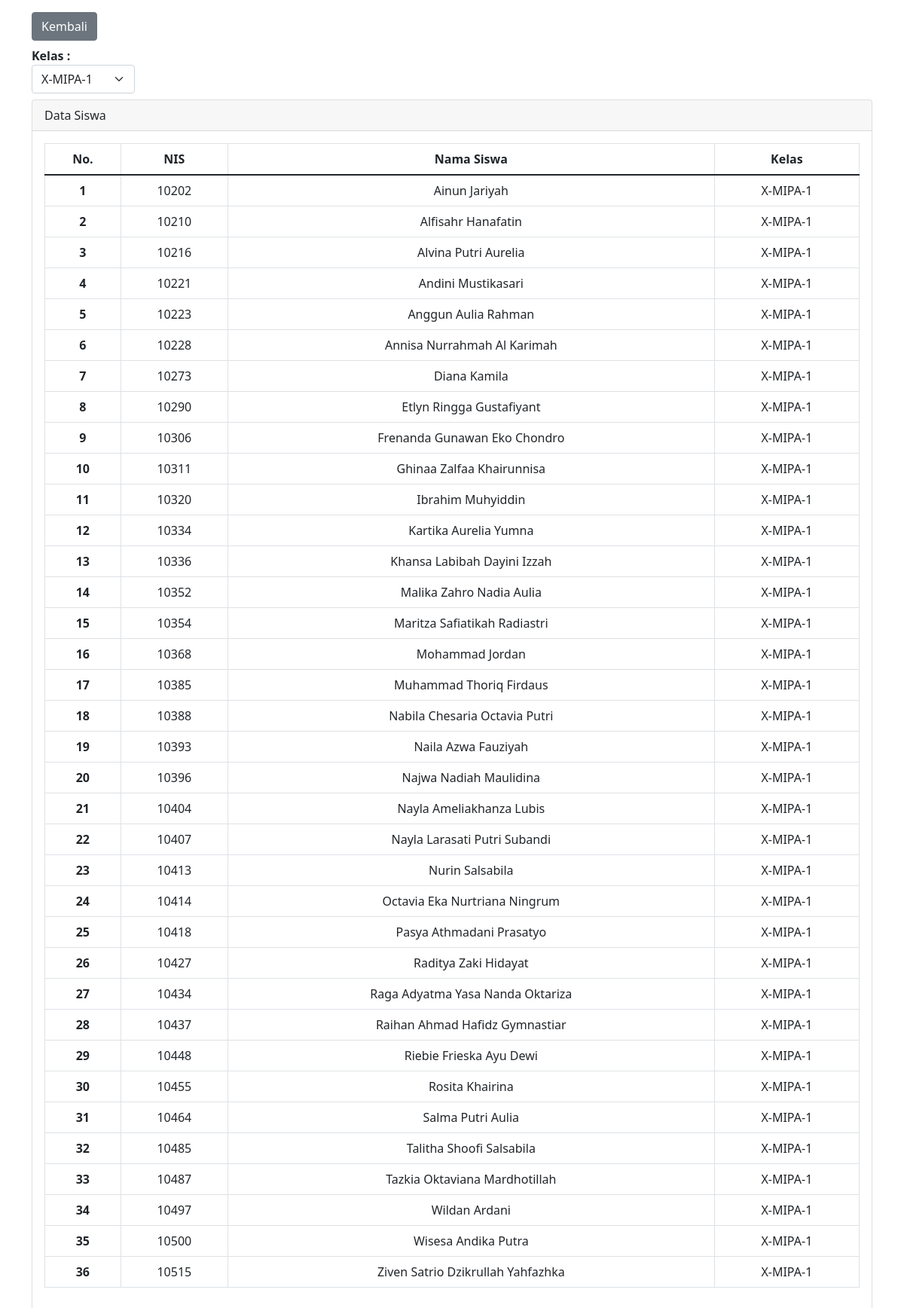
Page /daftar_siswa.php?kelas=X-MIPA-1 on the committed database.
### tables this page shows
CREATE TABLE `datapd` (
  `nis` int(5) NOT NULL,
  `nama_pd` varchar(100) NOT NULL,
  `kelas` varchar(30) NOT NULL,
  PRIMARY KEY (`nis`),
  UNIQUE KEY `nama_pd` (`nama_pd`),
  UNIQUE KEY `nama_pd_3` (`nama_pd`),
  UNIQUE KEY `nis_2` (`nis`),
  UNIQUE KEY `nis_4` (`nis`),
  KEY `nis` (`nis`),
  KEY `kelas` (`kelas`),
  KEY `kelas_2` (`kelas`),
  KEY `nama_pd_5` (`nama_pd`),
  KEY `nis_3` (`nis`),
  FULLTEXT KEY `nama_pd_2` (`nama_pd`),
  FULLTEXT KEY `nama_pd_4` (`nama_pd`),
  FULLTEXT KEY `kelas_3` (`kelas`)
);

### daftar_siswa.php (the view, shortened to what this page needs)
<?php
require_once('db_config.php');
$this_kelas = $_GET['kelas'];
?>
<!DOCTYPE html>
<html lang="en">
<head>
    <link rel="stylesheet" href="https://stackpath.bootstrapcdn.com/font-awesome/4.7.0/css/font-awesome.min.css">
    <link href="https://cdn.jsdelivr.net/npm/bootstrap@5.1.3/dist/css/bootstrap.min.css" rel="stylesheet">
    <link rel="stylesheet" type="text/css" href="style.css">
</head>
<body>
    <div class="container mt-3">
        <a href="main.php" class="btn btn-secondary mb-2">Kembali</a>
        <div class="row">
            <div class="col-6 mb-2">
                <label for="kelas"><strong>Kelas : </strong></label>
                <select class="form-select w-25" id="kelas" name="kelas">
                    <option selected hidden><?= $this_kelas; ?></option>
                </select>
            </div>
        </div>
        <div class="row">
            <div class="col-xl-12">
                <div class="card mb-4">
                    <div class="card-header">
                        Data Siswa
                    </div>
                    <div class="card-body">
                        <table class="table table-bordered text-center">
                            <thead>
                                <tr>
                                <th scope="col">No.</th>
                                <th scope="col">NIS</th>
                                <th scope="col">Nama Siswa</th>
                                <th scope="col">Kelas</th>
                                </tr>
                            </thead>
                            <tbody>
                            <?php
                                if(isset($_GET['cari'])){
                                    $cari = $_GET['cari'];
                                    $sql = "SELECT * FROM datapd WHERE nama_pd LIKE '%".$cari."%' OR nis LIKE '%".$cari."%' AND kelas='$this_kelas'";
                                    $result = $conn->query($sql);
                                }else{
                                    $sql = "SELECT * FROM datapd WHERE kelas='$this_kelas'";
                                    $result = $conn->query($sql);
                                }
                                $i = 1;
                                while($data = $result->fetch_assoc()){ ?>
                                <tr>
                                    <th><?= $i; ?></th>
                                    <td><?= $data['nis']; ?></td>
                                    <td><?= $data['nama_pd']; ?></td>
                                    <td><?= $data['kelas']; ?></td>
                                    <?php $i++; ?>
                                </tr>
                                <?php } ?>
                            </tbody>
                        </table>
                    </div>
                </div>
            </div>
        </div>
    </div>
</body>
</html>

### rows in the picture
datapd: nis "10202", nama_pd "Ainun Jariyah", kelas "X-MIPA-1"
datapd: nis "10210", nama_pd "Alfisahr Hanafatin", kelas "X-MIPA-1"
datapd: nis "10216", nama_pd "Alvina Putri Aurelia", kelas "X-MIPA-1"
datapd: nis "10221", nama_pd "Andini Mustikasari", kelas "X-MIPA-1"
datapd: nis "10223", nama_pd "Anggun Aulia Rahman", kelas "X-MIPA-1"
datapd: nis "10228", nama_pd "Annisa Nurrahmah Al Karimah", kelas "X-MIPA-1"
datapd: nis "10273", nama_pd "Diana Kamila", kelas "X-MIPA-1"
datapd: nis "10290", nama_pd "Etlyn Ringga Gustafiyant", kelas "X-MIPA-1"
datapd: nis "10306", nama_pd "Frenanda Gunawan Eko Chondro", kelas "X-MIPA-1"
datapd: nis "10311", nama_pd "Ghinaa Zalfaa Khairunnisa", kelas "X-MIPA-1"
datapd: nis "10320", nama_pd "Ibrahim Muhyiddin", kelas "X-MIPA-1"
datapd: nis "10334", nama_pd "Kartika Aurelia Yumna", kelas "X-MIPA-1"
datapd: nis "10336", nama_pd "Khansa Labibah Dayini Izzah", kelas "X-MIPA-1"
datapd: nis "10352", nama_pd "Malika Zahro Nadia Aulia", kelas "X-MIPA-1"
datapd: nis "10354", nama_pd "Maritza Safiatikah Radiastri", kelas "X-MIPA-1"
datapd: nis "10368", nama_pd "Mohammad Jordan", kelas "X-MIPA-1"
datapd: nis "10385", nama_pd "Muhammad Thoriq Firdaus", kelas "X-MIPA-1"
datapd: nis "10388", nama_pd "Nabila Chesaria Octavia Putri", kelas "X-MIPA-1"
datapd: nis "10393", nama_pd "Naila Azwa Fauziyah", kelas "X-MIPA-1"
datapd: nis "10396", nama_pd "Najwa Nadiah Maulidina", kelas "X-MIPA-1"
datapd: nis "10404", nama_pd "Nayla Ameliakhanza Lubis", kelas "X-MIPA-1"
datapd: nis "10407", nama_pd "Nayla Larasati Putri Subandi", kelas "X-MIPA-1"
datapd: nis "10413", nama_pd "Nurin Salsabila", kelas "X-MIPA-1"
datapd: nis "10414", nama_pd "Octavia Eka Nurtriana Ningrum", kelas "X-MIPA-1"
datapd: nis "10418", nama_pd "Pasya Athmadani Prasatyo", kelas "X-MIPA-1"
datapd: nis "10427", nama_pd "Raditya Zaki Hidayat", kelas "X-MIPA-1"
datapd: nis "10434", nama_pd "Raga Adyatma Yasa Nanda Oktariza", kelas "X-MIPA-1"
datapd: nis "10437", nama_pd "Raihan Ahmad Hafidz Gymnastiar", kelas "X-MIPA-1"
datapd: nis "10448", nama_pd "Riebie Frieska Ayu Dewi", kelas "X-MIPA-1"
datapd: nis "10455", nama_pd "Rosita Khairina", kelas "X-MIPA-1"
datapd: nis "10464", nama_pd "Salma Putri Aulia", kelas "X-MIPA-1"
datapd: nis "10485", nama_pd "Talitha Shoofi Salsabila", kelas "X-MIPA-1"
datapd: nis "10487", nama_pd "Tazkia Oktaviana Mardhotillah", kelas "X-MIPA-1"
datapd: nis "10497", nama_pd "Wildan Ardani", kelas "X-MIPA-1"
datapd: nis "10500", nama_pd "Wisesa Andika Putra", kelas "X-MIPA-1"
datapd: nis "10515", nama_pd "Ziven Satrio Dzikrullah Yahfazhka", kelas "X-MIPA-1"

### other values in the picture
form field kelas "X-MIPA-1"
